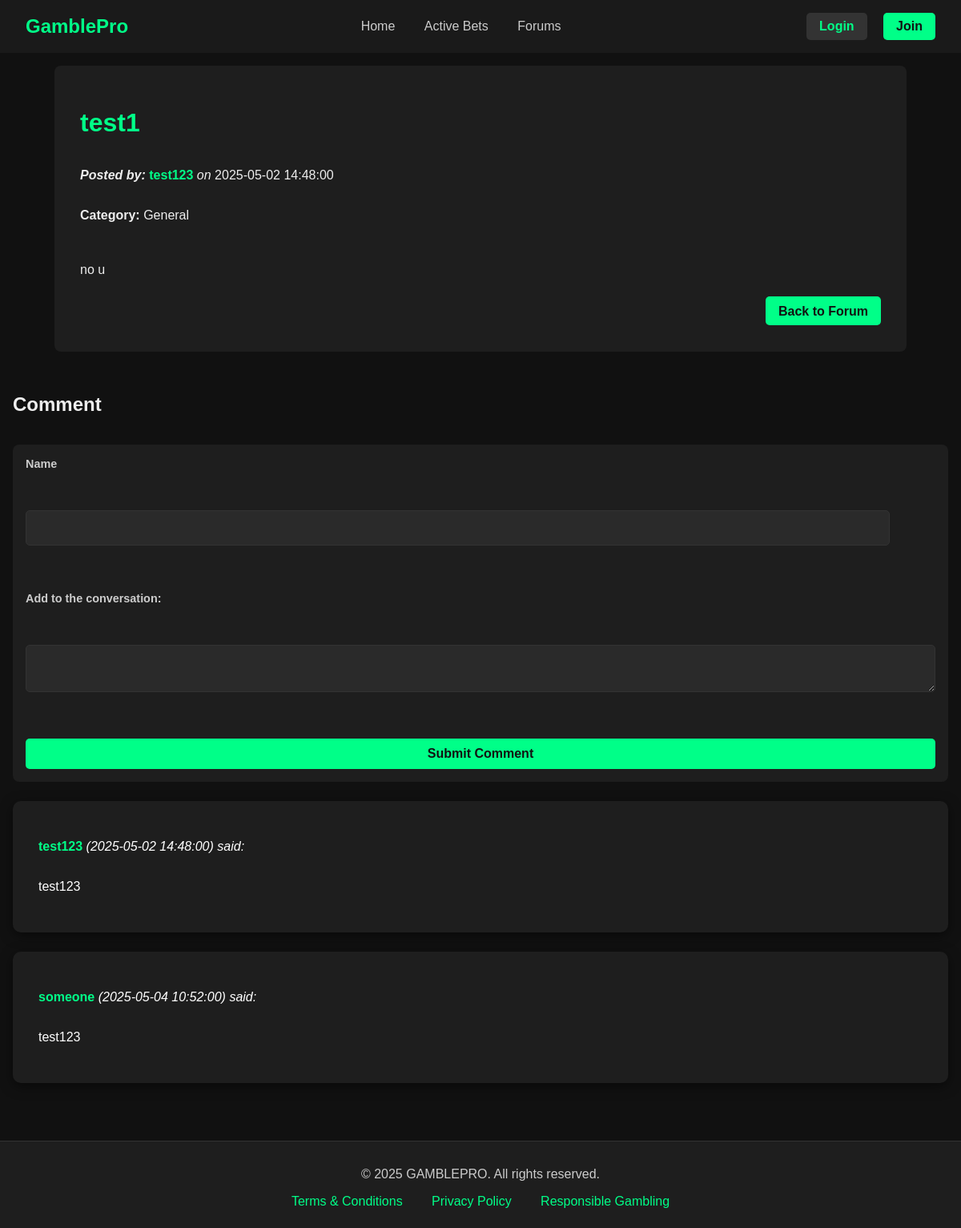
/posts/1, run on the app's committed database.
### proj_models.py (models this page shows, shortened)
class Post(db.Model):
    id = db.Column(db.Integer, primary_key=True)
    title = db.Column(db.String(50), index=True, unique=False)
    body = db.Column(db.String(150), index=True, unique=False)
    category = db.Column(db.String(25), index=True, unique=False)
    timestamp = db.Column(db.DateTime, index=True, default=lambda: datetime.now().replace(second=0, microsecond=0))
    author = db.Column(db.String(25), index=True, unique=False)  # Assuming author is a string for simplicity
    replies = db.relationship('Reply', backref='post', lazy='dynamic')  # One-to-many relationship with Reply

class Reply(db.Model):
    id = db.Column(db.Integer, primary_key=True)
    body = db.Column(db.String(150), index=True, unique=False)
    timestamp = db.Column(db.DateTime, index=True, default=lambda: datetime.now().replace(second=0, microsecond=0))
    author = db.Column(db.String(25), index=True, unique=False)  # Assuming author is a string for simplicity
    post_id = db.Column(db.Integer, db.ForeignKey('post.id'))  # Foreign key to Post

### app.py (the view, shortened to what this page needs)
@app.route('/posts/<int:post_id>', methods=['GET', 'POST'])
def view_post(post_id):
    post = Post.query.get(post_id)
    form = ReplyForm()
    return render_template('forum_post.html', post=post, replies=post.replies, form=form)

### forms.py
class ReplyForm(FlaskForm):
    author = StringField('Name', validators=[DataRequired(), Length(min=1, max=25)])
    reply = TextAreaField('Add to the conversation:', validators=[DataRequired(), Length(min=1, max=150)])
    submit = SubmitField('Submit')

### templates/forum_post.html (shortened to what this page needs)
{% extends "base.html" %}
{% block content %}
<link rel="stylesheet" href="{{ url_for('static', filename='css/forum_post.css') }}">
<div class="post-container">
    <h1>{{ post.title }}</h1>
    <p><i><strong>Posted by:</strong></i> <span class = "author">{{ post.author }}</span><i> on </i>{{ post.timestamp }}</p>
    <p><strong>Category:</strong> {{ post.category }}</p>
    <br>
    <p>{{ post.body }}</p>
    <br>
    <div class = "button-container">
        <a href="{{ url_for('forum') }}" class="button">Back to Forum</a>
    </div>
</div>
<div class="comment-section">
    <h2>Comment</h2>
    <form action="" method="post">
        <div class="comment-form">
            <div class="row">
                {{ form.author.label }}<br>
                {{ form.author(class="input-field") }}<br>
            </div>
            <div class="row">
                {{ form.reply.label }}<br>
                {{ form.reply(class="input-field", cols=50, rows=2) }}<br>
            </div>
            <div class = "button-container">
                <button type="submit" id="form_submit" class="button">Submit Comment</button>
            </div>
        </div>
    </form>
    <div class="comments-list">
        {% for reply in post.replies %}
            <div class="reply-item">
                <p><span class = "author">{{ reply.author }}</span> <i>({{ reply.timestamp }}) said:</i></p>
                <p>{{ reply.body }}</p>
            </div>
        {% endfor %}
    </div>
</div>
{% endblock%}

### static/css/style.css (style rules this page uses)
body { margin: 0; font-family: Arial, sans-serif; background-color: #111; color: #fff; }
button, .create-bet-btn, .place-bet-btn { padding: 10px 20px; font-size: 1rem; font-weight: bold; border: none; border-radius: 5px; cursor: pointer; transition: background-color 0.3s ease, transform 0.2s ease; }
form { display: flex; flex-direction: column; gap: 1.5rem; }
form .row { display: flex; gap: 1rem; }
form div { display: flex; flex-direction: column; gap: 0.5rem; }
form label { font-size: 0.9rem; color: #ccc; }
form input, form select { width: 100%; max-width: 95%; padding: 0.8rem; border: 1px solid #333; border-radius: 5px; background-color: #2a2a2a; color: #fff; font-size: 0.9rem; }
form button { padding: 0.8rem 1.5rem; font-size: 1.2rem; font-weight: bold; color: #111; background-color: #00ff88; border: none; border-radius: 8px; cursor: pointer; transition: background-color 0.3s ease, transform 0.3s ease, box-shadow 0.3s ease; }

### static/css/forum_post.css (style rules this page uses)
body { font-family: Arial, sans-serif; background: #111; color: #eee; margin: 0; padding: 0; }
.post-container { background: #1e1e1e; margin: 1rem auto; max-width: 1000px; padding: 2rem; padding-bottom: 2.6rem; border-radius: 8px; display: flex; flex-direction: column; text-align: left; }
h1, .author { color: #00ff88; font-weight: bold; }
.button-container { text-align: right; }
.button { padding: 0.6rem 1rem; font-size: 1rem; font-weight: bold; color: #111; background-color: #00ff88; border: none; border-radius: 5px; cursor: pointer; transition: background-color 0.3s ease, transform 0.3s ease; text-decoration: none; }
.comment-section { margin: 1rem auto; padding: 1rem; max-width: 1200px; }
.comment-form { margin-top: 1rem; padding: 1rem; background: #1e1e1e; border-radius: 8px; gap: 1rem; }
.comment-form label { font-family: Arial, sans-serif; font-weight: bold; }
form .row { display: flex; flex-direction: column; margin-bottom: 0.5rem; }
.input-field { width: 100%; padding: 0.8rem; border: 1px solid #333; border-radius: 5px; background-color: #2a2a2a; color: #fff; font-size: 0.9rem; box-sizing: border-box; }
.reply-item { max-width: 1200px; margin: 1.5rem auto; padding: 2rem; background-color: #1e1e1e; border-radius: 10px; box-shadow: 0 4px 15px rgba(0, 0, 0, 0.5); text-align: left; color: #fff; display: flex; flex-direction: column; flex-wrap: wrap; box-sizing: border-box; overflow-wrap: break-word; word-wrap: break-word; word-break: break-word; white-space: normal; }
.reply-item p, .reply-item span { max-width: 100%; overflow-wrap: break-word; word-wrap: break-word; word-break: break-word; white-space: normal; }

### data on the page
Post: title "test1", author "test123", timestamp "2025-05-02 14:48:00", category "General", body "no u"
Reply: author "test123", timestamp "2025-05-02 14:48:00", body "test123"
Reply: author "someone", timestamp "2025-05-04 10:52:00", body "test123"
